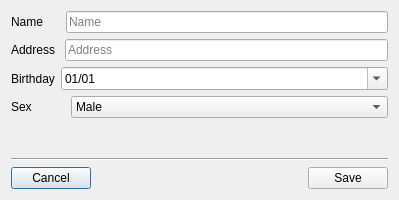
<?xml version="1.0" encoding="UTF-8"?>
<ui version="4.0">
 <class>Dialog</class>
 <widget class="QDialog" name="Dialog">
  <property name="geometry">
   <rect>
    <x>0</x>
    <y>0</y>
    <width>399</width>
    <height>200</height>
   </rect>
  </property>
  <property name="windowTitle">
   <string>Dialog</string>
  </property>
  <layout class="QVBoxLayout" name="verticalLayout">
   <item>
    <layout class="QHBoxLayout" name="horizontalLayout">
     <item>
      <widget class="QLabel" name="label">
       <property name="text">
        <string>Name     </string>
       </property>
      </widget>
     </item>
     <item>
      <widget class="QLineEdit" name="leName">
       <property name="placeholderText">
        <string>Name</string>
       </property>
      </widget>
     </item>
    </layout>
   </item>
   <item>
    <layout class="QHBoxLayout" name="horizontalLayout_3">
     <item>
      <widget class="QLabel" name="label_2">
       <property name="text">
        <string>Address </string>
       </property>
      </widget>
     </item>
     <item>
      <widget class="QLineEdit" name="leAddress">
       <property name="placeholderText">
        <string>Address</string>
       </property>
      </widget>
     </item>
    </layout>
   </item>
   <item>
    <layout class="QHBoxLayout" name="horizontalLayout_4">
     <item>
      <widget class="QLabel" name="label_3">
       <property name="text">
        <string>Birthday</string>
       </property>
      </widget>
     </item>
     <item>
      <widget class="QDateEdit" name="dtBirthday">
       <property name="sizePolicy">
        <sizepolicy hsizetype="MinimumExpanding" vsizetype="Fixed">
         <horstretch>0</horstretch>
         <verstretch>0</verstretch>
        </sizepolicy>
       </property>
       <property name="displayFormat">
        <string>dd/MM</string>
       </property>
       <property name="calendarPopup">
        <bool>true</bool>
       </property>
      </widget>
     </item>
    </layout>
   </item>
   <item>
    <layout class="QHBoxLayout" name="horizontalLayout_5">
     <item>
      <widget class="QLabel" name="label_4">
       <property name="text">
        <string>Sex          </string>
       </property>
      </widget>
     </item>
     <item>
      <widget class="QComboBox" name="cbSex">
       <property name="sizePolicy">
        <sizepolicy hsizetype="MinimumExpanding" vsizetype="Fixed">
         <horstretch>0</horstretch>
         <verstretch>0</verstretch>
        </sizepolicy>
       </property>
       <item>
        <property name="text">
         <string>Male</string>
        </property>
       </item>
       <item>
        <property name="text">
         <string>Female</string>
        </property>
       </item>
      </widget>
     </item>
    </layout>
   </item>
   <item>
    <spacer name="verticalSpacer">
     <property name="orientation">
      <enum>Qt::Vertical</enum>
     </property>
     <property name="sizeHint" stdset="0">
      <size>
       <width>20</width>
       <height>14</height>
      </size>
     </property>
    </spacer>
   </item>
   <item>
    <widget class="Line" name="line">
     <property name="orientation">
      <enum>Qt::Horizontal</enum>
     </property>
    </widget>
   </item>
   <item>
    <layout class="QHBoxLayout" name="horizontalLayout_2">
     <item>
      <widget class="QPushButton" name="btCancel">
       <property name="text">
        <string>Cancel</string>
       </property>
      </widget>
     </item>
     <item>
      <spacer name="horizontalSpacer">
       <property name="orientation">
        <enum>Qt::Horizontal</enum>
       </property>
       <property name="sizeHint" stdset="0">
        <size>
         <width>40</width>
         <height>20</height>
        </size>
       </property>
      </spacer>
     </item>
     <item>
      <widget class="QPushButton" name="btSave">
       <property name="text">
        <string>Save</string>
       </property>
      </widget>
     </item>
    </layout>
   </item>
  </layout>
 </widget>
 <resources/>
 <connections>
  <connection>
   <sender>btCancel</sender>
   <signal>clicked()</signal>
   <receiver>Dialog</receiver>
   <slot>close()</slot>
   <hints>
    <hint type="sourcelabel">
     <x>77</x>
     <y>180</y>
    </hint>
    <hint type="destinationlabel">
     <x>138</x>
     <y>165</y>
    </hint>
   </hints>
  </connection>
 </connections>
</ui>
